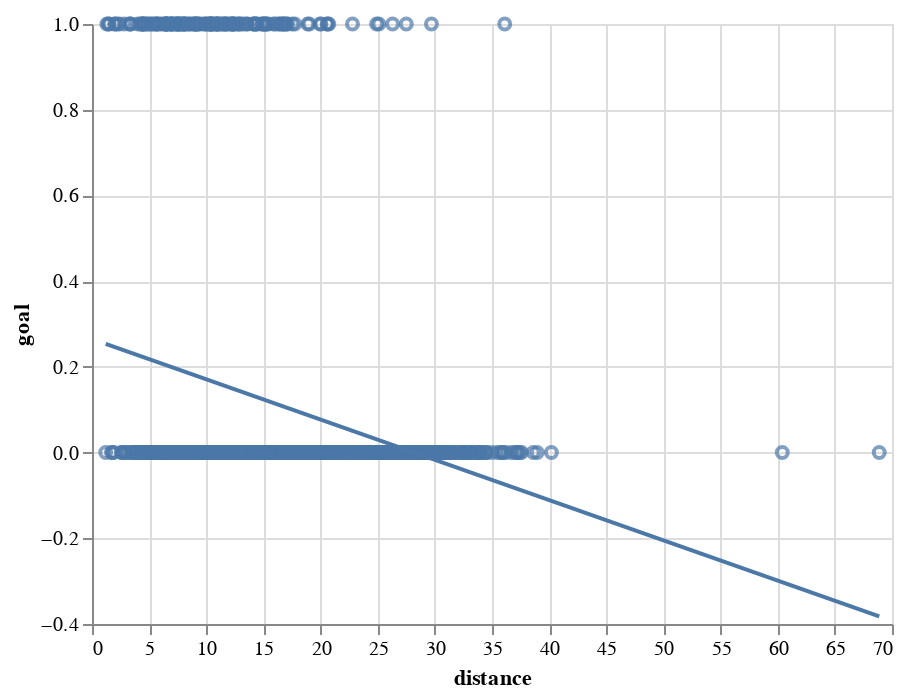

Notebook code cell kept with this figure:
### Code cell
fig = alt.Chart(df_shot).mark_point().encode(
  x='distance',y='goal')
  
fig + fig.transform_regression('distance','goal').mark_line()

### Figure 1 — Vega-Lite specification as saved in the notebook (floating-point values rounded to 4 significant figures; data arrays with more than 128 entries replaced by an {"elided": "..."} marker saying what was removed)
{"config": {"view": {"continuousWidth": 400, "continuousHeight": 300}}, "layer": [{"mark": "point", "encoding": {"x": {"field": "distance", "type": "quantitative"}, "y": {"field": "goal", "type": "quantitative"}}}, {"mark": "line", "encoding": {"x": {"field": "distance", "type": "quantitative"}, "y": {"field": "goal", "type": "quantitative"}}, "transform": [{"on": "distance", "regression": "goal"}]}], "data": {"name": "data-28d465e024740a3f095b9cb65ae146f1"}, "$schema": "https://vega.github.io/schema/vega-lite/v4.17.0.json", "datasets": {"data-28d465e024740a3f095b9cb65ae146f1": {"elided": "1382 records"}}}
